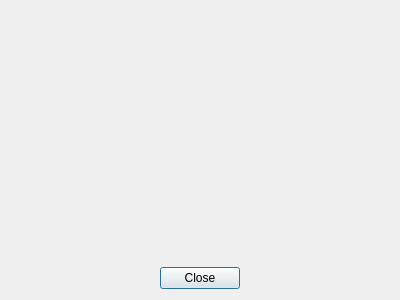
<?xml version="1.0" encoding="UTF-8"?>
<ui version="4.0">
 <class>DlgVideoPreview</class>
 <widget class="QDialog" name="DlgVideoPreview">
  <property name="geometry">
   <rect>
    <x>0</x>
    <y>0</y>
    <width>400</width>
    <height>300</height>
   </rect>
  </property>
  <property name="windowTitle">
   <string>Video Preview</string>
  </property>
  <property name="windowIcon">
   <iconset>
    <normaloff>:/icons/Icons/okjicon144x144.png</normaloff>:/icons/Icons/okjicon144x144.png</iconset>
  </property>
  <layout class="QVBoxLayout" name="verticalLayout">
   <item>
    <widget class="VideoDisplay" name="videoDisplay" native="true">
     <property name="sizePolicy">
      <sizepolicy hsizetype="Preferred" vsizetype="Expanding">
       <horstretch>0</horstretch>
       <verstretch>0</verstretch>
      </sizepolicy>
     </property>
    </widget>
   </item>
   <item>
    <layout class="QHBoxLayout" name="horizontalLayout">
     <item>
      <spacer name="horizontalSpacer">
       <property name="orientation">
        <enum>Qt::Orientation::Horizontal</enum>
       </property>
       <property name="sizeHint" stdset="0">
        <size>
         <width>40</width>
         <height>20</height>
        </size>
       </property>
      </spacer>
     </item>
     <item>
      <widget class="QPushButton" name="pushButtonClose">
       <property name="text">
        <string>Close</string>
       </property>
      </widget>
     </item>
     <item>
      <spacer name="horizontalSpacer_2">
       <property name="orientation">
        <enum>Qt::Orientation::Horizontal</enum>
       </property>
       <property name="sizeHint" stdset="0">
        <size>
         <width>40</width>
         <height>20</height>
        </size>
       </property>
      </spacer>
     </item>
    </layout>
   </item>
  </layout>
 </widget>
 <customwidgets>
  <customwidget>
   <class>VideoDisplay</class>
   <extends>QWidget</extends>
   <header location="global">videodisplay.h</header>
   <container>1</container>
  </customwidget>
 </customwidgets>
 <resources>
  <include location="resources.qrc"/>
 </resources>
 <connections/>
</ui>
